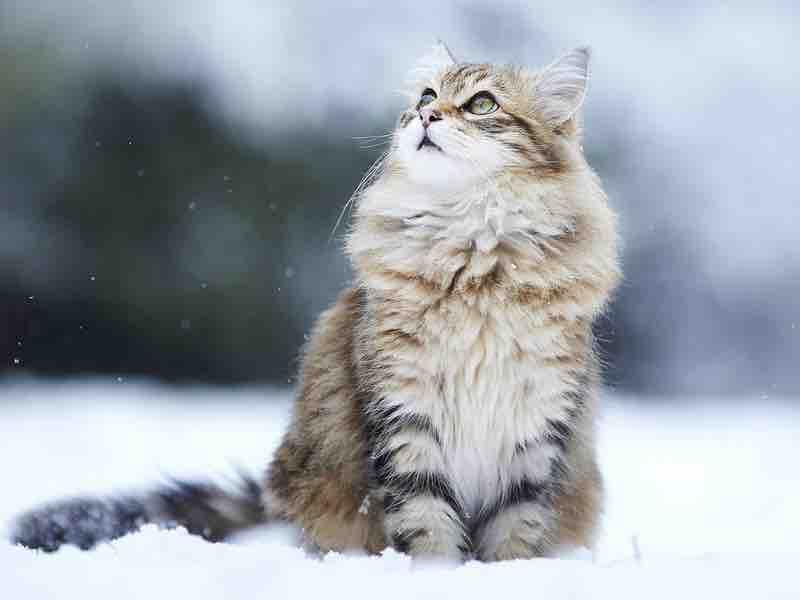
#> input picture cat.jpg, 800 x 600 px
$ python SVD_Compression.py
#> lines starting #> are read from the running program, lines starting #| are printed output that depends on the picture; after the words box and inside, x2 and y2 are one past the last pixel; in counts of white or black regions, pixels touching at a corner belong together
#!/usr/bin/env python3
# -*- coding: utf-8 -*-
"""
Created on Fri Oct 23 16:56:49 2020

@author: hanjiya
"""

from matplotlib.image import imread
import matplotlib.pyplot as plt
import numpy as np
import pywt

plt.rcParams['figure.figsize'] = [16, 8]

A = imread("cat.jpg")
#> A is the input picture: shape (600, 800, 3); mean R, G, B 158.1, 164.2, 171.5
X = np.mean(A, -1); # Convert RGB to grayscale

nx = len(X)
#> nx = 600
ny = len(X[0])
#> ny = 800

img = plt.imshow(X)
img.set_cmap('gray')
plt.axis('off')
plt.show()


U, S, VT = np.linalg.svd(X, full_matrices=False)
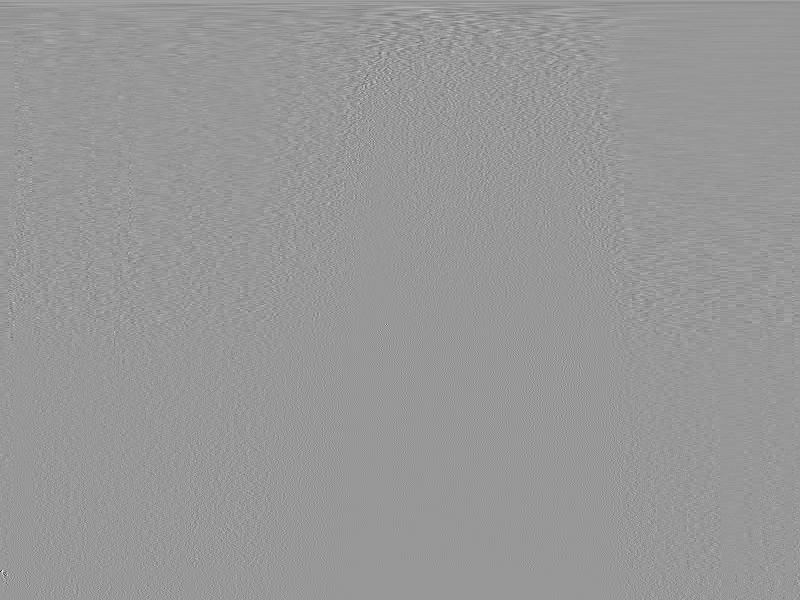
#> VT: shape (600, 800) float64; min -0.724, max 0.491, mean 7.5e-05; drawn with min black and max white
#> S = 600 values, max 118798.3 at index 0, min 1.18e-11 at index 572, mean 496.1
S = np.diag(S)

j = 0
for r in (5, 20, 100):
    Xapprox = U[:,:r] @ S[0:r,:r] @ VT[:r,:]
    plt.figure(j+1)
    j += 1
    img = plt.imshow(Xapprox)
    img.set_cmap('gray')
    plt.axis('off')
    plt.title('r= ' + str(r) + '  ' + str(round(100*r*(nx+ny)/(nx*ny),2)) + ' %storage')
    plt.show()
#> this loop made 3 passes
#> pass 1, `Xapprox = U[:,:r] @ S[0:r,:r] @ VT[:r,:]`:
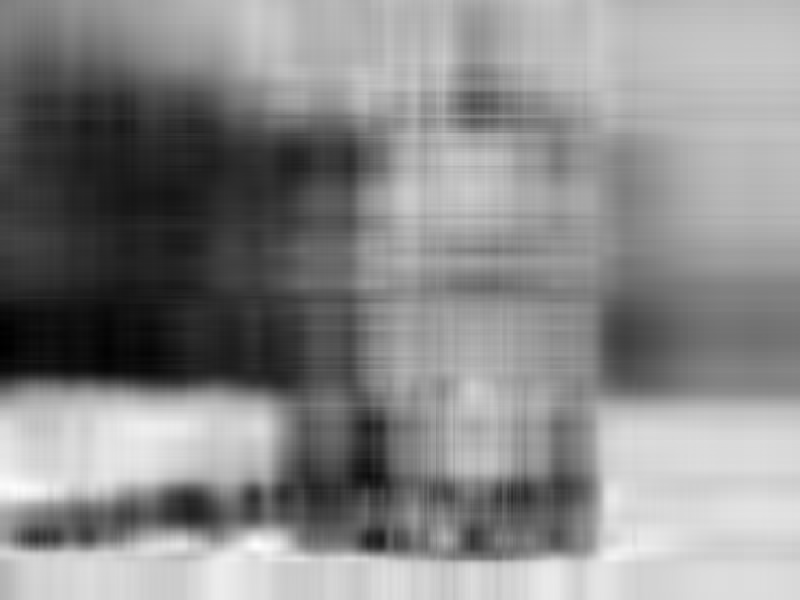
#> Xapprox: shape (600, 800) float64; min 18.63, max 289.5, mean 164.6; drawn with min black and max white
#> after the loop, j = 3

plt.figure(1)
plt.semilogy(np.diag(S))
plt.title('Singular Value Decomposition')
plt.show()
#> figure, not shown here; curve peaks at x = 0, y = 118798.3

plt.figure(2)
plt.plot(np.cumsum(np.diag(S))/np.sum(np.diag(S)))
plt.title('Cumulative Sum')
plt.show()
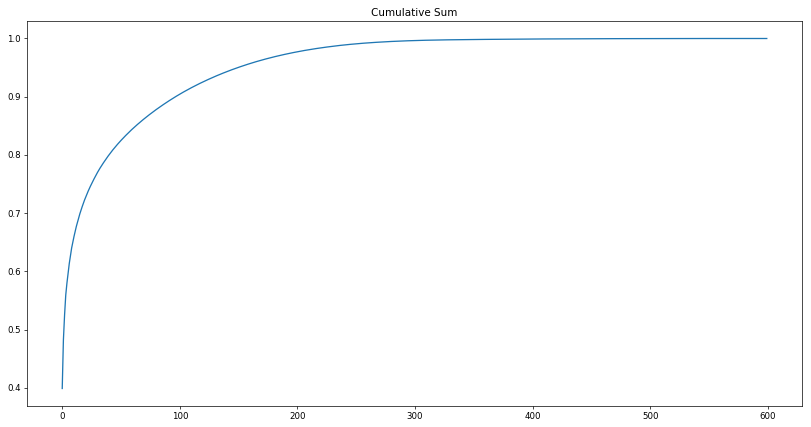
#> figure drawn by matplotlib, 1 panel; curve peaks at x = 571, y = 1

# FFT
Bt = np.fft.fft2(X)
Btsort = np.sort(np.abs(Bt.reshape(-1))) # sort by magnitude

# Zero out all small coefficients and inverse transform
for keep in (0.1, 0.05, 0.01, 0.002):
    thresh = Btsort[int(np.floor((1-keep)*len(Btsort)))]
    ind = np.abs(Bt)>thresh          # Find small indices
    Atlow = Bt * ind                 # Threshold small indices
    Alow = np.fft.ifft2(Atlow).real  # Compressed image
    plt.figure()
    plt.imshow(Alow,cmap='gray')
    plt.axis('off')
    plt.title('Compressed image: keep = ' + str(keep*100) + '%')
#> this loop made 4 passes
#> thresh on passes 1 to 4: 9930.5, 15446.1, 47772.9, 147433.7
#> pass 1, `ind = np.abs(Bt)>thresh`:
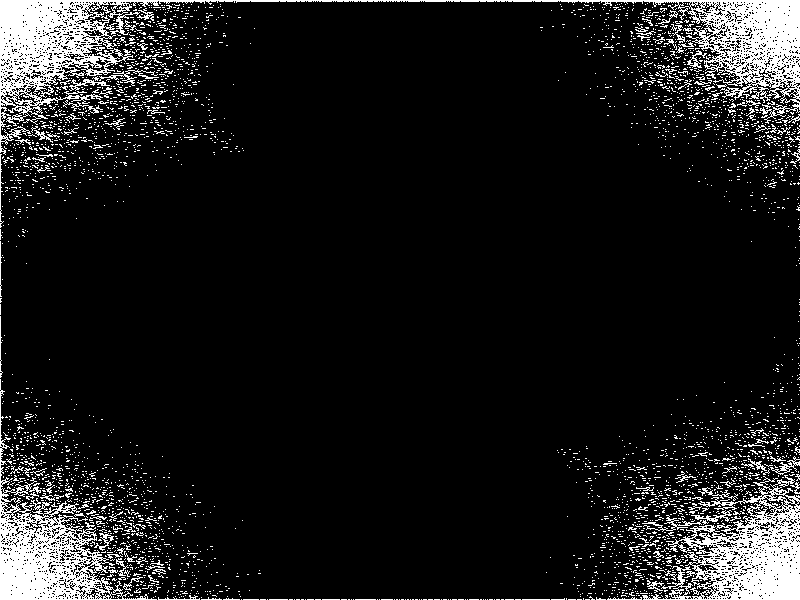
#> ind: shape (600, 800) bool; 10% white; 3785 white regions (3675 under 20 px), largest, box (x1, y1, x2, y2) and area: (0, 0, 800, 155) 17221, (642, 475, 800, 600) 8316, (0, 379, 157, 600) 7596

## Wavelet Compression
n = 4
w = 'db1'
coeffs = pywt.wavedec2(X,wavelet=w,level=n)
#> coeffs = 5 items

coeff_arr, coeff_slices = pywt.coeffs_to_array(coeffs)
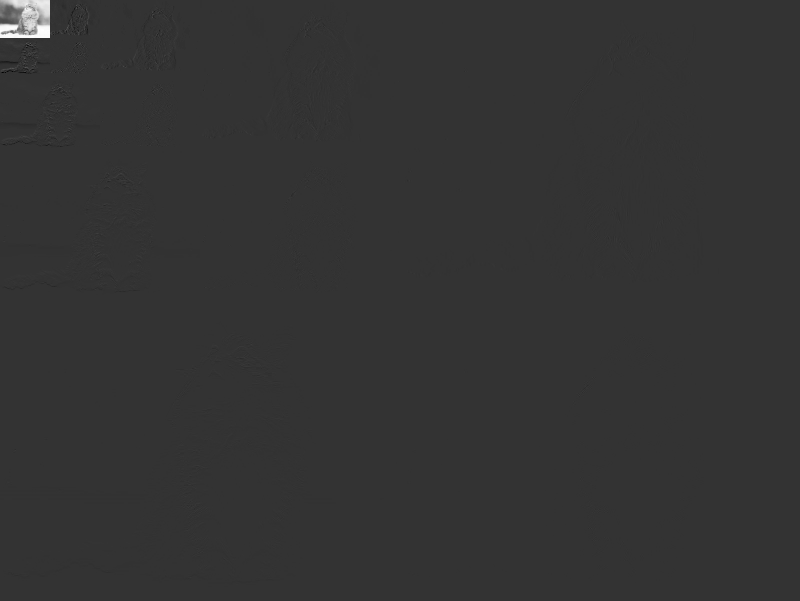
#> coeff_arr: shape (601, 800) float64; min -1021.8, max 4064, mean 10.3; drawn with min black and max white
#> coeff_slices = 5 items

Csort = np.sort(np.abs(coeff_arr.reshape(-1)))

for keep in (0.1, 0.05, 0.01, 0.005):
    thresh = Csort[int(np.floor((1-keep)*len(Csort)))]
    ind = np.abs(coeff_arr) > thresh
    Cfilt = coeff_arr * ind # Threshold small indices

    coeffs_filt = pywt.array_to_coeffs(Cfilt,coeff_slices,output_format='wavedec2')

    # Plot reconstruction
    Arecon = pywt.waverec2(coeffs_filt,wavelet=w)
    plt.figure()
    plt.imshow(Arecon.astype('uint8'),cmap='gray')
    plt.axis('off')
    plt.title('keep = ' + str(keep))
#> this loop made 4 passes
#> thresh on passes 1 to 4: 9.17, 22, 78.5, 200.6
#> pass 1, `ind = np.abs(coeff_arr) > thresh`:
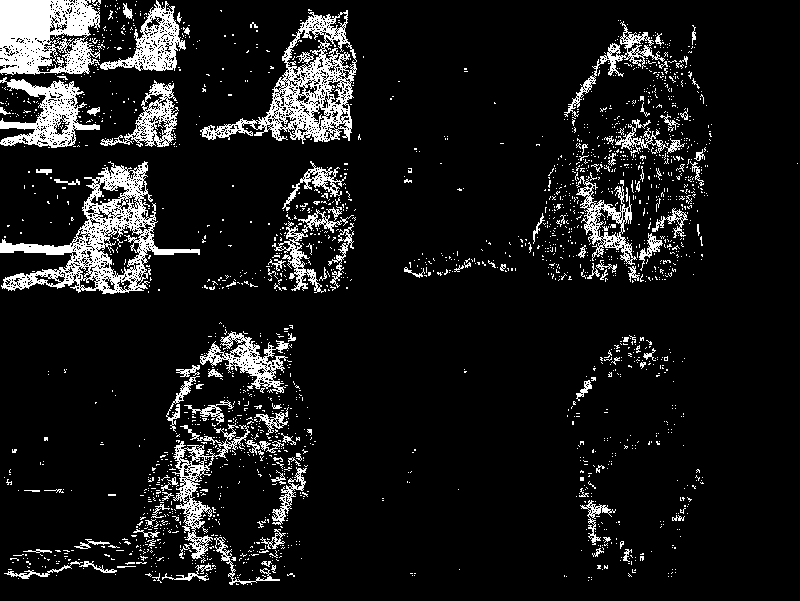
#> ind: shape (601, 800) bool; 10% white; 2079 white regions (1958 under 20 px), largest, box (x1, y1, x2, y2) and area: (0, 0, 186, 75) 7893, (0, 161, 200, 294) 6959, (200, 10, 357, 144) 5953
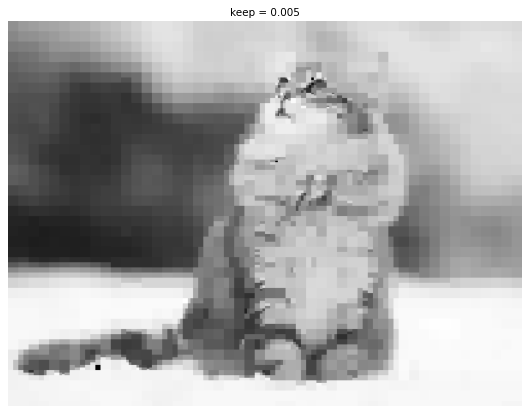
#> figure drawn by matplotlib, 1 panel
